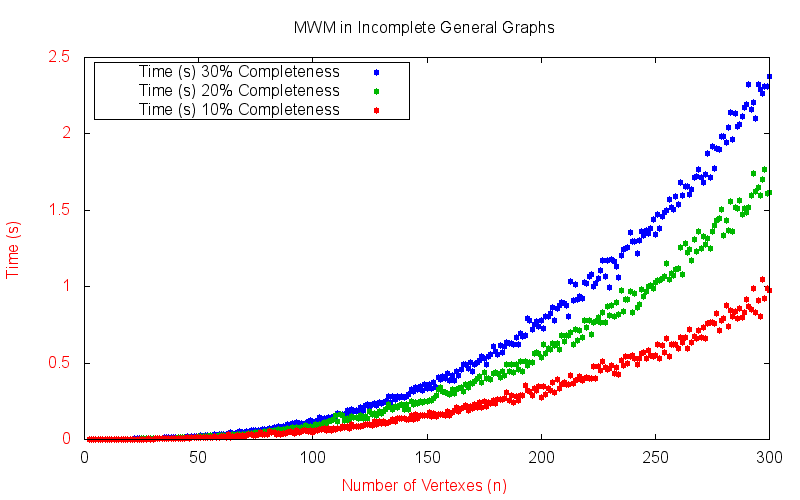

Write gnuplot code to recreate this figure.
data_dir = "~/git/jaredbeck/graph_matching/benchmark/mwm_general/incomplete_graphs"

set title "MWM in Incomplete General Graphs"
set key left box
set term png size 800, 500
set output data_dir."/plot.png"

set linetype 1 pointtype 7 linecolor rgb "#FF0000"
set linetype 2 pointtype 7 linecolor rgb "#00B800"
set linetype 3 pointtype 7 linecolor rgb "#0000FF"

set xlabel 'Number of Vertexes (n)' tc lt 1
set ytics autofreq tc lt 1
set ylabel 'Time (s)' tc lt 1

plot \
data_dir."/time_30_pct.data" \
using 1:2 title "Time (s) 30% Completeness" lt 3, \
data_dir."/time_20_pct.data" \
using 1:2 title "Time (s) 20% Completeness" lt 2, \
data_dir."/time_10_pct.data" \
using 1:2 title "Time (s) 10% Completeness" lt 1
